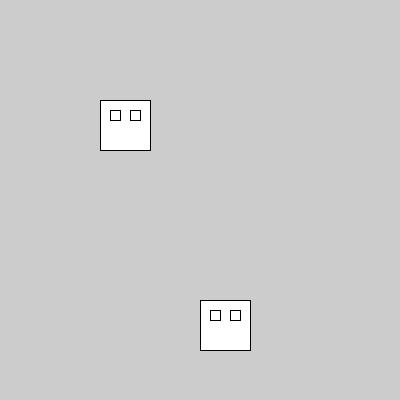
Frame 1 (no input)
Frame 60 (the mouse pressed at the canvas centre just before this capture): identical to frame 1, image omitted
Frame 120 (the mouse held since frame 60 and released just before this capture): identical to frame 1, image omitted

The Processing sketch that drew this single still picture (run headless with seeded random() and noise(); from frame 60 on, the mouse is pressed at the canvas centre):

// Processing sketch: processing_167912
// ── processing_167912.pde

void setup(){
size(400,400);
}

void draw(){
drawFace(200,300);
drawFace(100,100);
}
void drawFace(int x,int y){
rect(x,y,50,50);
rect(x+10,y+10,10,10);
rect(x+30,y+10,10,10);
}
